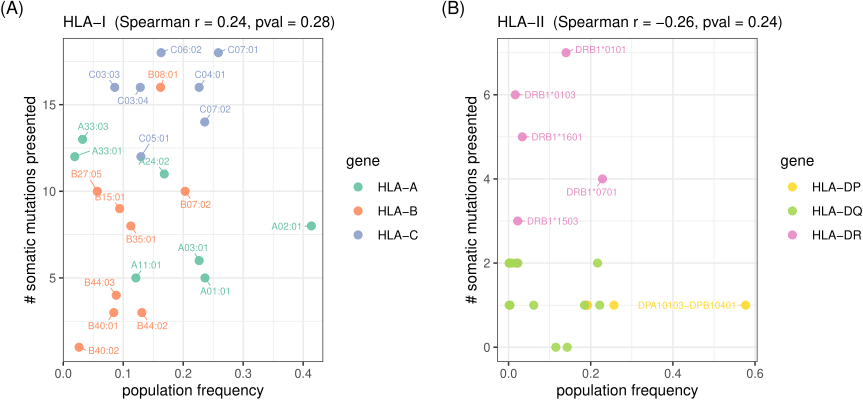

Write the R code that produced this figure.
# =====================================================================
# Is the number of mutations an HLA allele presents (Figure R2-3) related
# to that allele's population frequency? For each tested HLA allele:
#   x = population carrier frequency (fraction of TCGA patients carrying it)
#   y = number of somatic mutations whose neoantigen it presents (step8c)
# HLA-I population freq from OptiType; HLA-II from the TCGA HLA benchmark.
# =====================================================================
suppressMessages({library(data.table); library(ggplot2); library(ggrepel); library(patchwork)})
dd="~/research/data/TCR/TCGA"; rd=file.path(dd,"_results")
step8b="/Users/wsun/research/GitHub/neo-TCR/somatic_mutation/code_TCGA/step8b_NetMHCpan"

gene_cols=c("HLA-A"="#66C2A5","HLA-B"="#FC8D62","HLA-C"="#8DA0CB",
            "HLA-DR"="#E78AC3","HLA-DQ"="#A6D854","HLA-DP"="#FFD92F")
hla_gene=function(h) fifelse(grepl("^A",h),"HLA-A",fifelse(grepl("^B",h),"HLA-B",fifelse(grepl("^C",h),"HLA-C",
         fifelse(grepl("^DRB",h),"HLA-DR",fifelse(grepl("DQ",h),"HLA-DQ","HLA-DP")))))

## ---- HLA-I: population carrier frequency (OptiType) + n_mut ----
opt=fread(file.path(dd,"OptiTypeCallsHLA_20171207.tsv")); opt[,participant:=substr(aliquot_id,1,12)]
setorder(opt,-Objective); opt=opt[!duplicated(participant)]
al=melt(opt, id.vars="participant", measure.vars=c("A1","A2","B1","B2","C1","C2"),
        value.name="allele")[,.(participant, allele=gsub("\\*","",allele))]
al=unique(al[allele!="" & !is.na(allele)]); bgI=uniqueN(al$participant)
pf_I=al[,.(pop_freq=uniqueN(participant)/bgI), by=allele]
mI=fread(file.path(step8b,"step8c_mut_by_HLA_I_matrix.tsv")); hkI=setdiff(names(mI),"mutation")
nmI=data.table(raw=hkI, allele=gsub("\\.",":",sub("^HLA\\.","",hkI)),
               n_mut=colSums(as.matrix(mI[,..hkI])>0))
dI=merge(nmI, pf_I, by="allele", all.x=TRUE); dI[,class:="HLA-I"]

## ---- HLA-II: population carrier frequency (benchmark) + n_mut ----
suppressMessages(library(readxl))
bm=as.data.table(read_excel("~/research/GitHub/_others/TCGA_HLA_benchmark/HLA_allele_data/TCGA_HLA_benchmark_20200810.xlsx",
                            sheet="HLA_genotyping"))
setnames(bm,"HLA-ClassII","HLA_ClassII"); bm=bm[!is.na(HLA_ClassII)]
ii=bm[,.(allele=unlist(strsplit(HLA_ClassII,"\\|"))), by=.(participant=Sample_Barcode)]
ii[,norm:=gsub("[*:]","",allele)]; bg2=uniqueN(ii$participant)
pts_comp=split(ii$participant, ii$norm); bm_loci=unique(substr(ii$norm,1,4))
parse_ii=function(col){ if(grepl("^DRB",col)) return(gsub("_","",col)); strsplit(sub("^HLA\\.","",col),"\\.")[[1]] }
clean_ii=function(col){ if(grepl("^DRB",col)) return(sub("_","*",col)); paste(strsplit(sub("^HLA\\.","",col),"\\.")[[1]],collapse="-") }
mII=fread(file.path(step8b,"step8c_mut_by_HLA_II_matrix.tsv")); hkII=setdiff(names(mII),"mutation")
popf_II=sapply(hkII,function(col){ comps=parse_ii(col); comps=comps[substr(comps,1,4)%in%bm_loci]
  if(length(comps)==0) NA_real_ else length(Reduce(intersect,pts_comp[comps]))/bg2 })
dII=data.table(raw=hkII, allele=sapply(hkII,clean_ii),
               n_mut=colSums(as.matrix(mII[,..hkII])>0), pop_freq=as.numeric(popf_II), class="HLA-II")

## ---- combine, correlate, plot ----
D=rbind(dI[,.(class,allele,n_mut,pop_freq)], dII[,.(class,allele,n_mut,pop_freq)])
D[,gene:=hla_gene(allele)]
D[,lab:=fifelse(class=="HLA-I" | n_mut>=3 | (pop_freq>0.4 & !is.na(pop_freq)), allele, "")]   # label HLA-I, high-count, or high-freq
for(cl in c("HLA-I","HLA-II")){
  x=D[class==cl & !is.na(pop_freq)]
  cat(sprintf("%s: Spearman(pop freq, # mutations presented) = %.3f (p=%.3g, n=%d alleles)\n",
      cl, cor(x$pop_freq,x$n_mut,method="spearman"),
      cor.test(x$pop_freq,x$n_mut,method="spearman")$p.value, nrow(x)))
}
fwrite(D, file.path(step8b,"step8f_popfreq_vs_presentation.tsv"), sep="\t")

mk=function(cl){
  x=D[class==cl & !is.na(pop_freq)]
  ct=suppressWarnings(cor.test(x$pop_freq,x$n_mut,method="spearman"))
  rho=ct$estimate; pv=ct$p.value
  ggplot(x, aes(pop_freq, n_mut, color=gene)) +
    geom_point(size=2.4, alpha=0.9) +
    geom_text_repel(aes(label=lab), size=2.3, max.overlaps=Inf, min.segment.length=0,
                    box.padding=0.4, seed=7, segment.size=0.3, show.legend=FALSE) +
    scale_color_manual(values=gene_cols, name="gene") +
    theme_bw(base_size=11) + ggtitle(sprintf("%s  (Spearman r = %.2f, pval = %.2g)", cl, rho, pv)) +
    theme(plot.title=element_text(size=10.5)) +
    labs(x="population frequency", y="# somatic mutations presented")
}
comb = mk("HLA-I") + mk("HLA-II") + plot_annotation(tag_levels="A", tag_prefix="(", tag_suffix=")")
ggsave(file.path(step8b,"step8f_popfreq_vs_presentation.pdf"), comb, width=9, height=4.3)
suppressMessages(knitr::plot_crop(file.path(step8b,"step8f_popfreq_vs_presentation.pdf")))
cat("wrote step8f_popfreq_vs_presentation.pdf and .tsv\n")
